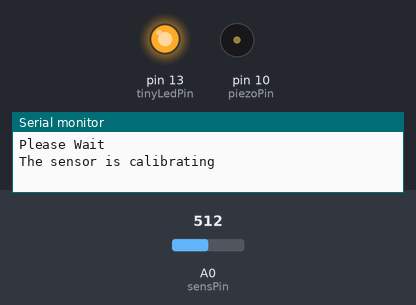
A sketch run on a simulated Arduino Uno, built with avr-gcc and run on an emulated ATmega328P. On the bench: output pins drawn as LEDs (lit = HIGH), buzzer (waves = sounding), the last lines printed to the serial monitor. The test bench sets the inputs (shaded band); at power-on: A0 (sensPin) = 512.

Above: at 0.1 s.
At 6.2 s:
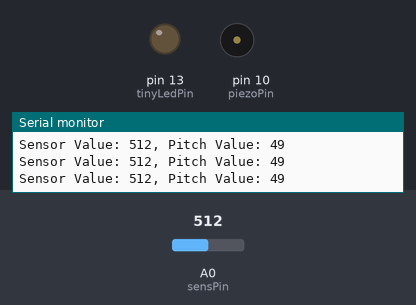
6.3 s: A0 (sensPin) set to 104
At 6.9 s:
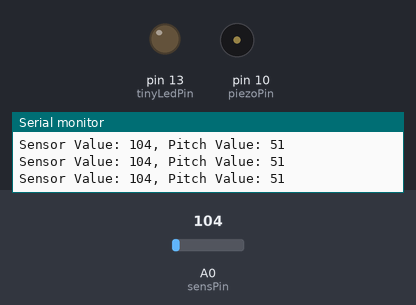
9.3 s: A0 (sensPin) set to 94
12.3 s: A0 (sensPin) set to 0
21.3 s: A0 (sensPin) set to 8
24.3 s: A0 (sensPin) set to 11
27.3 s: A0 (sensPin) set to 1023
Timing chart, 0 to 31.3 s (numbered marks = the images above; inputs shaded):
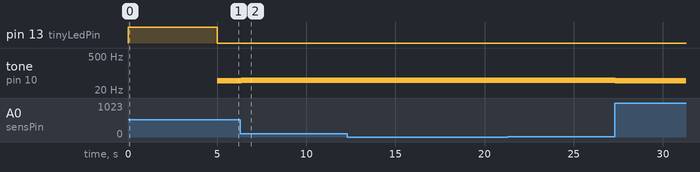

Measured:
- by itself, tone on pin 10 (piezoPin): alternates 51 Hz for 0.02 s and silent for 0.02 s

The sketch:

Piezo_Theremin.ino
```cpp
int piezoPin = 10, piezoVal, sensVal, sensHigh = 0, sensLow = 1023, tinyLedPin = 13, sensPin = A0, pitch, maxPitch = 4978, minPitch = 31, duration = 20, dly = 10;
String sensST = "Sensor Value: ", pitchST = ", Pitch Value: ", serMessage = "Please Wait\nThe sensor is calibrating", lowST = "Sensor Low: ", highST = ", Sensor High: ";
void setup() {
  // put your setup code here, to run once:
  Serial.begin(9600);
  pinMode(tinyLedPin, OUTPUT);
  digitalWrite(tinyLedPin, HIGH);
  Serial.println(serMessage);
  while (millis() < 5000) {
    sensVal = analogRead(sensPin);
    if (sensVal > sensHigh) {
      sensHigh = sensVal;
    }
    if (sensVal < sensLow) {
      sensLow = sensVal;
    }
  }

  digitalWrite(tinyLedPin, LOW);
  Serial.print(sensST);
  Serial.print(sensLow);
  Serial.print(highST);
  Serial.print(sensHigh);
  Serial.print("\n");

}

void loop() {
  // put your main code here, to run repeatedly:
  sensVal = analogRead(sensPin);
  pitch = map(sensVal, sensLow, sensHigh, 50, 4000);
  Serial.print(sensST);
  Serial.print(sensVal);
  Serial.print(pitchST);
  Serial.println(pitch);
  tone(piezoPin, pitch, duration);
  delay(dly);
}
```
